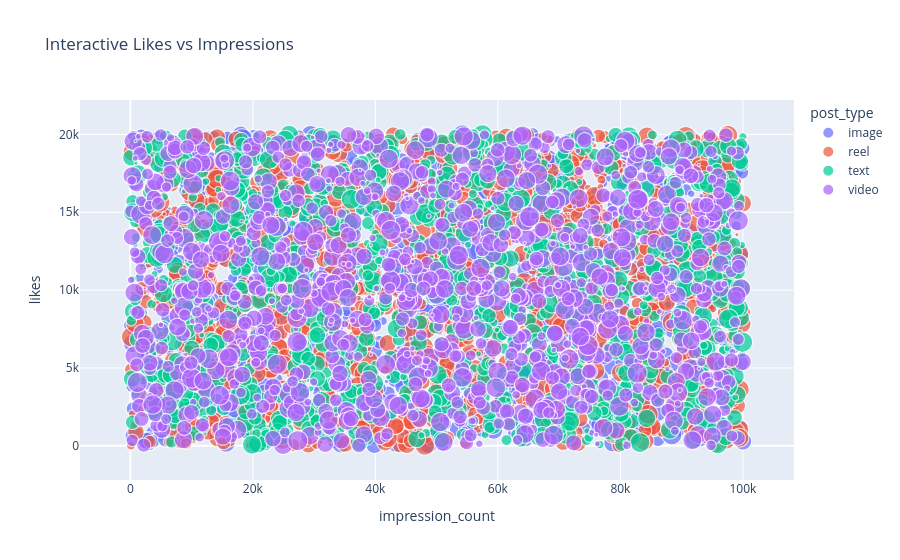

Notebook code for this chart:
### Markdown cell above
#### 12. Interactive Scatter Plot — Likes vs Impressions

### Code cell
fig = px.scatter(
    df,
    x='impression_count',
    y='likes',
    color='post_type',
    size='comments',
    hover_data=['country', 'sentiment'],
    title='Interactive Likes vs Impressions'
)

fig.show()

### Figure 1 — Plotly figure (JSON) as saved in the notebook; plotly's stock layout.template omitted (floating-point values rounded to 4 significant figures; data arrays with more than 128 entries replaced by an {"elided": "..."} marker saying what was removed)
{"data": [{"customdata": {"elided": "1247x2 str values"}, "hovertemplate": "post_type=image<br>impression_count=%{x}<br>likes=%{y}<br>comments=%{marker.size}<br>country=%{customdata[0]}<br>sentiment=%{customdata[1]}<extra></extra>", "legendgroup": "image", "marker": {"color": "#636efa", "size": {"elided": "1247 int values"}, "sizemode": "area", "sizeref": 7.497, "symbol": "circle"}, "mode": "markers", "name": "image", "showlegend": true, "type": "scattergl", "x": {"elided": "1247 int values"}, "xaxis": "x", "y": {"elided": "1247 float values"}, "yaxis": "y"}, {"customdata": {"elided": "1283x2 str values"}, "hovertemplate": "post_type=reel<br>impression_count=%{x}<br>likes=%{y}<br>comments=%{marker.size}<br>country=%{customdata[0]}<br>sentiment=%{customdata[1]}<extra></extra>", "legendgroup": "reel", "marker": {"color": "#EF553B", "size": {"elided": "1283 int values"}, "sizemode": "area", "sizeref": 7.497, "symbol": "circle"}, "mode": "markers", "name": "reel", "showlegend": true, "type": "scattergl", "x": {"elided": "1283 int values"}, "xaxis": "x", "y": {"elided": "1283 float values"}, "yaxis": "y"}, {"customdata": {"elided": "1245x2 str values"}, "hovertemplate": "post_type=text<br>impression_count=%{x}<br>likes=%{y}<br>comments=%{marker.size}<br>country=%{customdata[0]}<br>sentiment=%{customdata[1]}<extra></extra>", "legendgroup": "text", "marker": {"color": "#00cc96", "size": {"elided": "1245 int values"}, "sizemode": "area", "sizeref": 7.497, "symbol": "circle"}, "mode": "markers", "name": "text", "showlegend": true, "type": "scattergl", "x": {"elided": "1245 int values"}, "xaxis": "x", "y": {"elided": "1245 float values"}, "yaxis": "y"}, {"customdata": {"elided": "1225x2 str values"}, "hovertemplate": "post_type=video<br>impression_count=%{x}<br>likes=%{y}<br>comments=%{marker.size}<br>country=%{customdata[0]}<br>sentiment=%{customdata[1]}<extra></extra>", "legendgroup": "video", "marker": {"color": "#ab63fa", "size": {"elided": "1225 int values"}, "sizemode": "area", "sizeref": 7.497, "symbol": "circle"}, "mode": "markers", "name": "video", "showlegend": true, "type": "scattergl", "x": {"elided": "1225 int values"}, "xaxis": "x", "y": {"elided": "1225 float values"}, "yaxis": "y"}], "layout": {"autosize": true, "legend": {"itemsizing": "constant", "title": {"text": "post_type"}, "tracegroupgap": 0}, "title": {"text": "Interactive Likes vs Impressions"}, "xaxis": {"anchor": "y", "autorange": true, "domain": [0, 1], "range": [-7577.0, 107700.0], "title": {"text": "impression_count"}, "type": "linear"}, "yaxis": {"anchor": "x", "autorange": true, "domain": [0, 1], "range": [-3729.0, 23750.0], "title": {"text": "likes"}, "type": "linear"}}}
